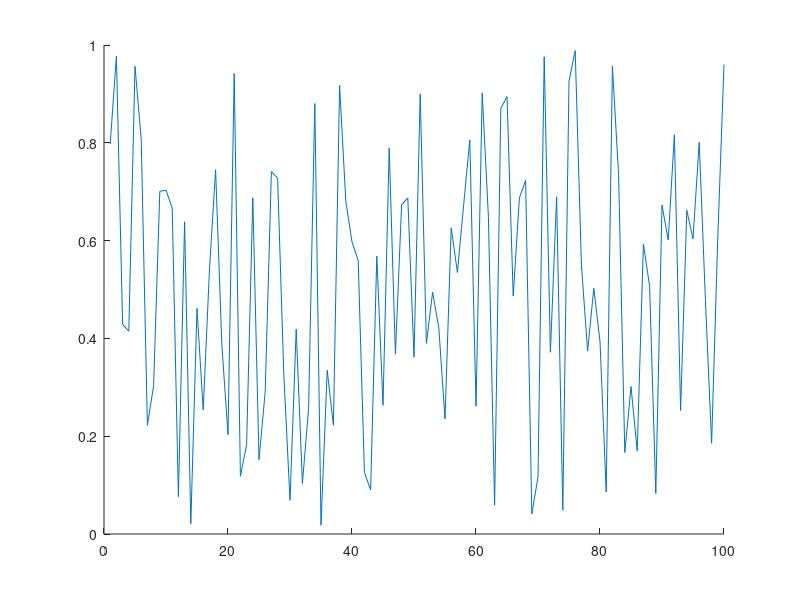

Recreate this plot in MATLAB. (Note: this script raises an error after producing the figure.)
clc
close all
clear

if isfolder('pics') == 0
    mkdir('pics')
end

x = 1:100;
y = rand(100,1);
idxmin = find(y == max(y));
idxmax = find(y == min(y));
txt = ['\leftarrow y = ',int2str(max(y))];
hold on
plot(x,y)
plot(x,y,'o','MarkerIndices',[idxmin idxmax],'MarkerFaceColor','red','MarkerSize',5)
t = text(idxmax,y(idxmax),txt);
t.Color = [153/255 153/255 255/255];
hold off
legend('random plot [0:1]');
print -dpng ./pics/test.png
close
%% testing plot function
clc

x = [0:0.01:2*pi];
y = sin(x);
yCmp = cos(x);
string = 'My test plot';
p_title = 'test_print';
t="";

% test = myplot(x,y,string,p_title);
test2 = superplot(x,y,'plotName',"My super plot",'figureName',"super_plot");
test3 = superplot(x,y,'cmpYLegend',"cos(x)",'figureName',"cosxVsSinx",'cmpY',yCmp,'yLegend',"sin(x)",'yName',"Amplitude",'xName',"Samples NOT normalized to 2\pi", ...
    'plotName',"Plotting cos(x) against sin(x)");
close(test2);
close(test3);
test4 = superplot(x,y);

testV = ones(1,1);
testV(2) = 5;

%% testing MER loop
% clear
clc
close all

idx = 1;
for i = 0:200
    if ( rem((i-1)/4,1)==0 )
        validLen(idx) = i;
        idx = idx+1;
    end
end

% Constants are double-precision by default
vec = [9 129];

% for i
    
% for i = vec(1):0.01:vec(1)
%     fprintf("i is %d coefficients\n",i);
% end
    
% for i = 0:2:10
%     fprintf("i SHOULD be EVEN and is %d\n",i);
% end

%coefficients have to be even and divisible by span w/no remainder LOOK
%INTO THIS
%beta MUST be greater than 0
% [MER_out, betaTX_out, betaRCV_out, coeff_out] = MER_opt('Nsps',4,'numCoeffs',vec,'betaTX',[0 0.0001 .16],'betaRCV',[0.12 0.01 0.12],'MER',50);
% [MER_out, betaTX_out, betaRCV_out, coeff_out] = MER_opt('Nsps',4,'numCoeffs',[25 77],'betaTX',[.01 0.01 .16],'betaRCV',[0.12 0.01 0.34],'MER',40);

% last = find(~MER_out,1);
% fileID = fopen('GSM_parameters.txt','w');
% cBeta = char(hex2dec('03b2'));
% fprintf(fileID,'%10s %10s %10s %10s\r\n','MER', 'betaTX', 'betaRCV', 'length');
% A = [MER_out(1:last-1); betaTX_out(1:last-1); betaRCV_out(1:last-1); coeff_out(1:last-1)];
% fprintf(fileID,'%10.6f %10.6f %10.6f %8.0f\r\n',A);
% fclose(fileID);

DONE = ones(10,1);
finish = sum(DONE(1:3));

%% MER calc
% clc
% clear all
% close all
% den = [-0.001473028462308   0.005666223150735  -0.019416661964618  -0.041188246018261   0.083990599017613  -0.169565530125065   0.900837427479342 ...
%     0.311842632473442  -0.140969388867244   0.099871376920441  -0.088049305611010   0.023834632003521  -0.009447343197004   0.002953619390284]
% 
% pk = 0.99924965776672958;
% 
% 10*log10(pk^2/sum(den.^2));

%% Testing stuff
close all
clc
clear

x=(-10:0.1:10);
xs=x(x>-4 & x<4);
slope = @(var) var+1
figure;
hold on;
% area(xs,normpdf(xs,0,3));
% plot(x,normpdf(x,0,3));
plot(x,slope(x));
area(xs,slope(xs));
ar = integral(slope,-4,4);
hold off

samples = 100;
% length of filter
N = 21;
% Order of filter
M = N-1;
% Number of symbols per sample OR Nsps
Nsps = 4;
% length of the pulse
span = M/Nsps;
% beta or excess bandwidth
beta = 0.25;
% Frequency vector (radians/sample)
w = [0:1:samples]/samples*pi;
% stopband frequency (cycles/sample)
fs = 0.2;

% compute IR
h_rcv = rcosdesign(beta,span,Nsps);
% FR
H_rcv = freqz(h_rcv,1,w);
abs_H = real(20*log10(abs(H_rcv)));
fun = @(x) abs_H(x)-20*log10(min(abs(H_rcv))) ;
funw = @(x) w(x);
samp = find(w/2/pi >= fs);

figure(2);
hold on
plot( w/2/pi,20*log10(abs(H_rcv))-20*log10(min(abs(H_rcv))));
% plot( w/2/pi,20*log10(abs(H_rcv)));
% figure(2)
area( funw(samp)/2/pi, abs_H(samp(1):samp(end))-20*log10(min(abs(H_rcv))) );
hold off
% % stopband frequency (cycles/sample)
% fs = 0.2;
Xs = 0:pi/5:pi;
Ys = sin(Xs');
wuut = Xs';
% Q = cumtrapz(Xs,Ys)
% zeropad = zeros( 
% plot(funw(samp)/2/pi,fun)
QQ = cumtrapz([0.2:0.5]*2*pi,abs_H-20*log10(min(abs(H_rcv))));
% QQ = cumtrapz([0.2:0.5]*2*pi,abs_H);

% convert to linear units; sum them; convert back to dB
sum( 10.^(0.1.*(20.*log10(abs(H_rcv(41:101)))) ))
